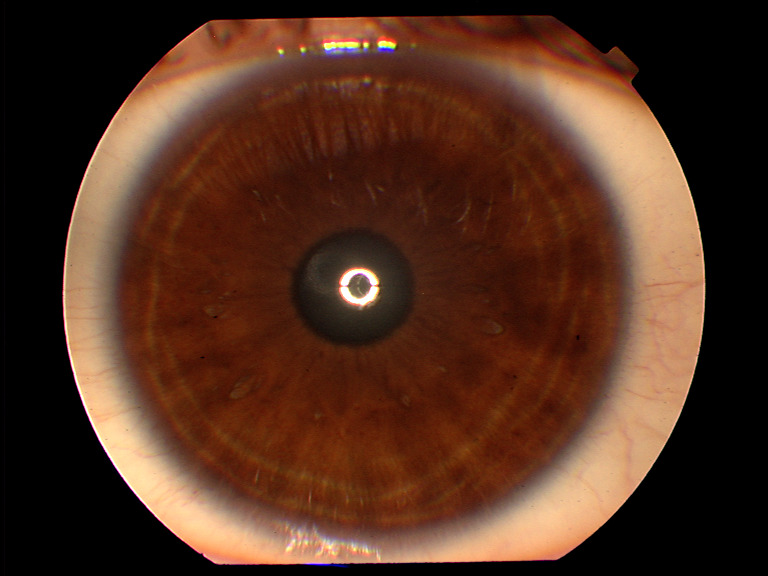
#> input picture iriseye1/train/1/001L_1.jpg, 768 x 576 px; its folder holds only this picture in this run
$ jupyter execute --allow-errors sifAniCnn1.ipynb   (shell and % lines are left out)
#> lines starting #> are read from the running program, lines starting #| are printed output that depends on the picture
[cell 1]
#14.7.2021

from sklearn import svm
from sklearn.metrics import accuracy_score
import numpy as np
import cv2
import os
from scipy import ndimage
from scipy.spatial import distance
from sklearn.cluster import KMeans
import cv2
import matplotlib.pyplot as plt

# Import datasets, classifiers and performance metrics
#> (the rest of this cell did not finish here and is left out)

[cell 2]
train_path = 'iriseye1/train'  # Folder Names are Parasitized and Uninfected
training_names = os.listdir(train_path)

# Get path to all images and save them in a list
# image_paths and the corresponding label in image_paths
image_paths = []
image_classes = []
class_id = 0

#To make it easy to list all file names in a directory let us define a function
#
def imglist(path):
	return [os.path.join(path, f) for f in os.listdir(path)]

#Fill the placeholder empty lists with image path, classes, and add class ID number
for training_name in training_names:
	dir = os.path.join(train_path, training_name)
	class_path = imglist(dir)
	image_paths+=class_path
	image_classes+=[class_id]*len(class_path)
	class_id+=1
#> pass 2 of the loop `for training_name in training_names:`:

# Create feature extraction and keypoint detector objects
    #SIFT is not available anymore in openCV
# Create List where all the descriptors will be stored
des_list = []

[cell 3]
sift = cv2.xfeatures2d.SIFT_create()

for image_path in image_paths:
	im = cv2.imread(image_path)
#> im is the input picture: shape (576, 768, 3); mean B, G, R 32.1, 48.4, 82.2
	img = cv2.cvtColor(im, cv2.COLOR_BGR2GRAY)
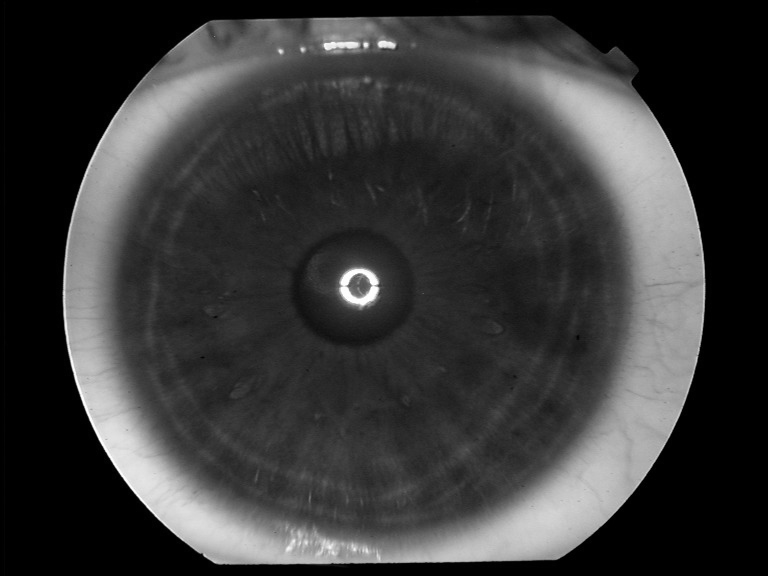
#> img: shape (576, 768); min 0, max 255, mean 56.7
	# [8 lines of commented-out code are left out]
	kpts, des = sift.detectAndCompute(img, None)
#> kpts = 201 keypoints; strongest (x, y, size): (358, 288, 33.1), (366, 45, 3.6), (372, 295, 9), (346, 278, 7.9)
	des_list.append((image_path, des))
#> pass 2 of the loop `for image_path in image_paths:`:
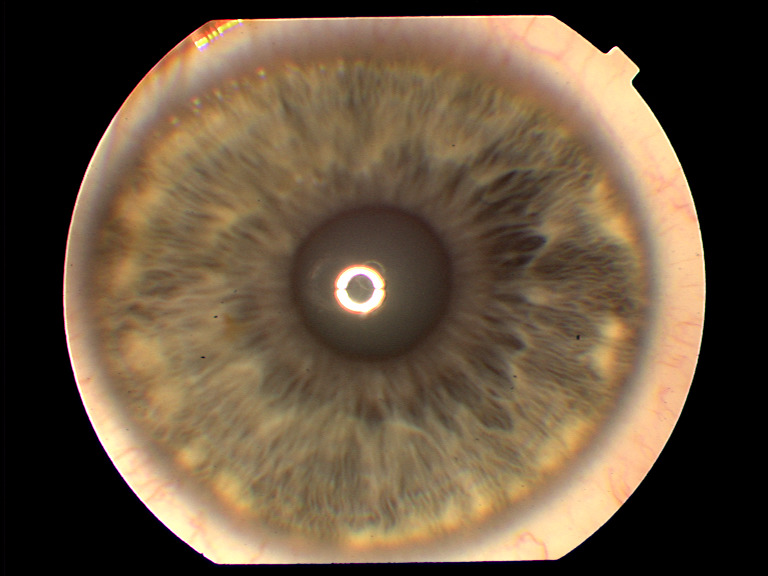
#> input picture iriseye1/train/2/002L_1.jpg, 768 x 576 px
#> im is the input picture: shape (576, 768, 3); mean B, G, R 61.9, 83, 101.7
#> `img = cv2.cvtColor(im, cv2.COLOR_BGR2GRAY)`:
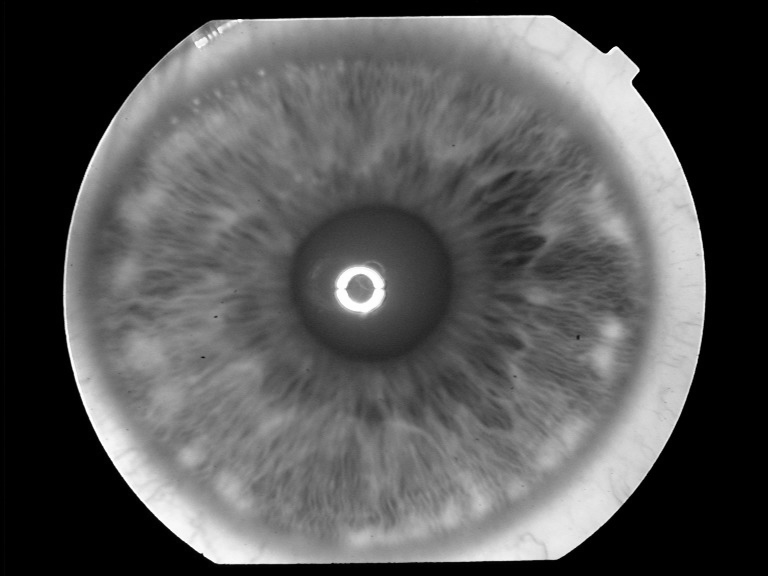
#> img: shape (576, 768); min 0, max 255, mean 86.2
#> kpts = 214 keypoints; strongest (x, y, size): (615, 49, 4.7), (637, 70, 3.5), (603, 84, 53.2), (240, 20, 2.6)
print(des_list)
#> (printed output is left out)
print("---------------------")
print(des)
#> (printed output is left out)

[cell 4]
des[0]
#> Out = 128 values, max 179 at index 16, min 0 at index 1, mean 15.24

[cell 5]
des.shape   #that are keypoints, you have to clustering them----> results will be clusters of keypoints---> each cluster is feature
#> Out = (214, 128)

[cell 6]
from sklearn.cluster import KMeans
kmeans = KMeans(init="k-means++", n_clusters=100, n_init=4,random_state=0)
#X=descriptors
kmeans.fit(des)
visual_words = kmeans.cluster_centers_
print(kmeans)
print(visual_words)

[cell 7]
visual_words.shape   #each cluster is feature---> this=visual_words is test mn.

[cell 8]
visual_words[0]  #first feature, for first image=first cluster

#> (a cell that did not finish here is left out)

[cell 10]
from scipy.cluster.vq import kmeans, vq

k = 100  #k means with 100,600,500,300 clusters gives lower accuracy
voc, variance = kmeans(des, k, 1)
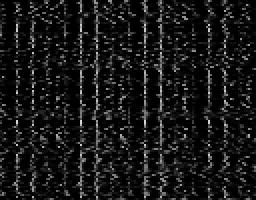
#> voc: shape (100, 128) float32 (shown 2 times larger); min 0, max 214, mean 22.7
#> variance = 108.1

# Calculate the histogram of features and represent them as vector
#vq Assigns codes from a code book to observations.
im_features = np.zeros((len(image_paths), k), "float32")
for i in range(len(image_paths)):
	words, distance = vq(des_list[i][1],voc)
	for w in words:
		im_features[i][w] += 1

[cell 11]
from sklearn.preprocessing import StandardScaler
im_features = StandardScaler().fit_transform(im_features)

[cell 12]
from sklearn.neural_network import MLPClassifier
clf = MLPClassifier(solver='adam', alpha=1e-5, hidden_layer_sizes=(200, ), random_state=1, max_iter=100000, activation='logistic')       #, batch_size=400)

[cell 13]
# evaluate model using 10-fold cross validation
from sklearn.model_selection import StratifiedKFold, cross_val_score
kfold = StratifiedKFold(n_splits=3, shuffle=True, random_state=7)  #crossvalidation for better results, n_splits=10 cannot be greater than the number of members in each class
#> (the rest of this cell did not finish here and is left out)

[cell 14]
#Joblib dumps Python object into one file
from sklearn.externals import joblib
joblib.dump((clf, training_names, k, voc), "iriseye1cnn.pkl", compress=3) #izzvzela stdSlr
#> Out = ['iriseye1cnn.pkl']
